Frame 1 (no input): blank canvas, image omitted
Frame 60 (no input): blank canvas, image omitted
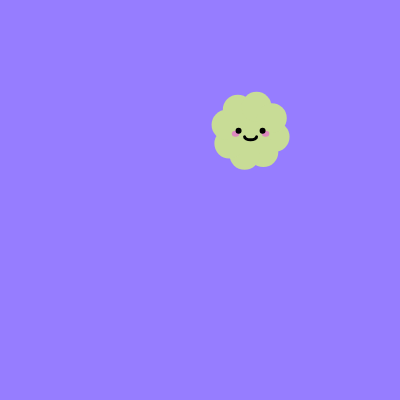
Frame 120 (the mouse pressed at the canvas centre since frame 60)

The p5.js sketch whose frames 1 and 60 were blank and that drew this single picture after the mouse press (run headless with seeded random() and noise() and a simulated clock; from frame 60 on, the mouse is pressed at the canvas centre):

// p5.js sketch
// ── sketch.js
let c = [];

function setup() {
  createCanvas(400, 400);
  // c = new Cloud(200, 200, 100);
}

function mousePressed() {
  c.push(new Cloud(mouseX, mouseY, 60))
}

function draw() {
  background(150, 125, 255);
  for (let i = 0; i < c.length; i++){
    c[i].display();
    c[i].move();
    c[i].checkBounds();

    for (let i = c.length-1; i>=0; i--) {
    if (c[i].isDone) {
      c.splice(i, 1);
    }
  }
  }
}

class Cloud {
 constructor(x, y, s){
  this.x = x;
  this.y = y;
  this.s = s;
  this.speedX = random(-2,2);
  this.speedY = random(-2,2);
  this.isDone = false;
 }

 move() {
  this.x += this.speedX;
  this.y += this.speedY;
 }

 checkBounds(){
    if (this.x > width || this.x < 0 || this.y > height || this.y < 0) {
      this.isDone = true;
    }
  }

 display() {

  push()
  translate(this.x, this.y)
  // rotate(frameCount * 0.05)
  noStroke()
  fill(200,220,150)
  circle(0, 0, this.s)
  
  for(let a = 0; a < 2*PI; a += PI/4 ){
    push();
    rotate(a);
    circle(this.s * 0.4, this.s * 0.1, this.s * 0.5);
    pop();
  }
  
  // blushes
  noStroke()
  fill(255,10,255,100)
  ellipse(0 - this.s/4,0 + this.s/20,this.s/8,this.s/10)
  ellipse(0 + this.s/4,0 + this.s/20,this.s/8,this.s/10)
  
  // eyes
  noStroke();
  fill(0);   
  circle(0 - this.s/5, 0, this.s/10);
  circle(0 + this.s/5, 0, this.s/10);

  stroke(0)
  noFill()
  strokeWeight(this.s/20)
  arc(0, 0 + this.s/10, this.s/5, this.s/10, 0, PI)
  pop()

 }
}
